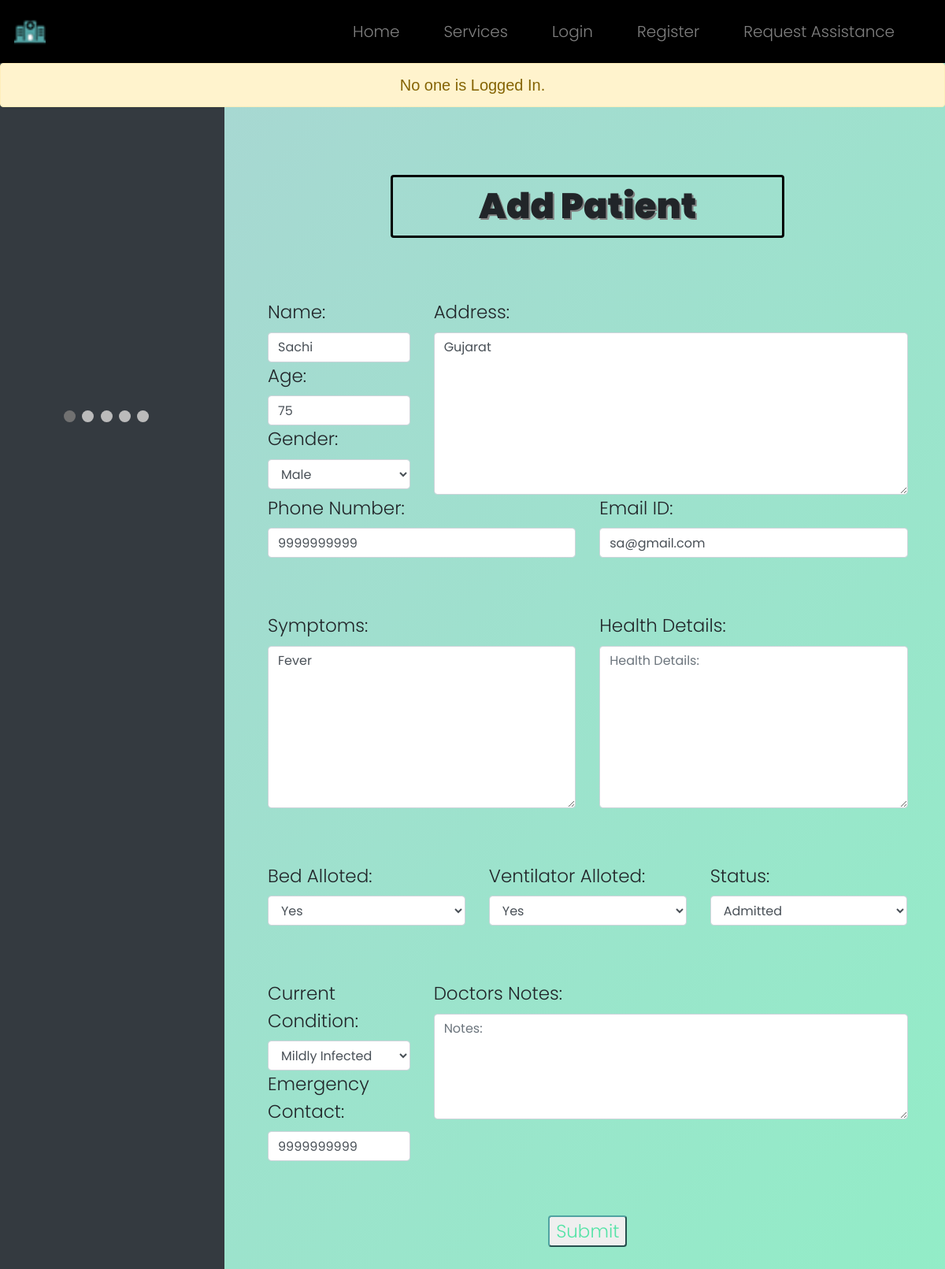
Page /addrequest/4 on the committed database.
### WebApp/models.py (models this page shows)
class Req(models.Model):
    req_id = models.AutoField(primary_key=True)
    name = models.CharField(max_length=64)
    age = models.IntegerField()
    gender = models.CharField(max_length=64)
    address = models.TextField()
    phone = models.CharField(max_length=64)
    email = models.CharField(max_length=64)
    symptoms = models.TextField()
    emg_phone = models.CharField(max_length=64)

### WebApp/views.py (the view)
# urls.py: path("addrequest/<id>", views.addrequest, name="addrequest"),
def addrequest(request, id):
    req=Req.objects.get(req_id=id)
    return render (request, "WebApp/addrequest.html", {"req": req})

### WebApp/templates/WebApp/addrequest.html (shortened to what this page needs)
{% extends "WebApp/layout.html" %}
{% load static %}
{% block notif %}
<div class="notif">
    {% if user.is_authenticated %}
        <div class="alert alert-success" role="alert">
            <center>Logged in as <strong>{{ user.username }}</strong>.</center>
        </div>
    {% else %}
        <div class="alert alert-warning" role="alert">
            <center>No one is Logged In.</center>
        </div>
    {% endif %}
</div>
{% endblock %}
{% block body %}
<div class="row" style="z-index: 10000;">
    <div class="col-3 abtimg">
        <div class="slideshow-container">
            </div>
            <br>
            <div style="text-align:center">
              <span class="dot"></span>
              <span class="dot"></span>
              <span class="dot"></span>
              <span class="dot"></span>
              <span class="dot"></span>
            </div>
    </div>
    <div class="col-9 login" style="font-size: min(23px,4vw); margin-bottom: 100px;">
        <center><h1 class=tit>Add Patient</h1></center>
        <br><br>
        <form class="form" action="{% url 'add' %}" method="post" style="margin-left: 40px; margin-right: 40px;">
            <div class=row>
                <div class=col-3>
                    <div class=row>
                        <div class="col">
                            <label>Name:</label>
                            <input class="form-control intinp inp" type="text" placeholder="Enter Name" value={{req.name}} name="name" required />
                        </div>
                    </div>
                    <div class=row>
                        <div class="col">
                            <label>Age:</label>
                            <input class="form-control intinp inp" type="number" placeholder="Enter Age" value={{req.age}} name="age" required />
                        </div>
                    </div>
                    <div class=row>
                        <div class="col">
                            <label>Gender:</label>
                            <select class="form-control inp" name="gender" value={{req.gender}} required>
                                <option value="Male">Male</option>
                            </select>
                        </div>
                    </div>
                </div>
                <div class="col-9">
                    <label>Address:</label>
                    <textarea class="form-control inp" rows="8" name= "address" placeholder="Address:" required="">{{req.address}}</textarea>
                </div>
            </div>
            <div class=row>
                <div class="col">
                    <label>Phone Number:</label>
                    <input class="form-control intinp inp" type="text" placeholder="Enter Number" value={{req.phone}} name="phone" required />
                </div>
                <div class="col">
                    <label>Email ID:</label>
                    <input class="form-control intinp inp" type="text" placeholder="Enter Email" value={{req.email}} name="email" required />
                </div>
            </div>
            <br><br>
            <div class=row>
                <div class="col">
                    <label>Symptoms:</label>
                    <textarea class="form-control inp" rows="8" name= "symptoms" placeholder="Symptoms:" required="">{{req.symptoms}}</textarea>
                </div>
                <div class="col">
                    <label>Health Details:</label>
                    <textarea class="form-control inp" rows="8" name= "health_det" placeholder="Health Details:" required=""></textarea>
                </div>
            </div>
            <br><br>
            <div class=row>
                <div class="col">
                    <label>Bed Alloted:</label>
                    <select class="form-control inp" name="bed" required>
                        <option value="Yes">Yes</option>
                    </select>
                </div>
                <div class="col">
                    <label>Ventilator Alloted:</label>
                    <select class="form-control inp" name="venti" required>
                        <option value="Yes">Yes</option>
                    </select>
                </div>
                <div class="col">
                    <label>Status:</label>
                    <select class="form-control inp" name="status" required>
                        <option value="Admitted">Admitted</option>
                    </select>
                </div>
            </div>
            <br><br>
            <div class=row>
                <div class=col-3>
                    <div class=row>
                        <div class="col">
                            <label>Current Condition:</label>
                            <select class="form-control inp" name="condi" required>
                                <option value="Mildly Infected">Mildly Infected</option>
                            </select>
                        </div>
                    </div>
                    <div class=row>
                        <div class="col">
                            <label>Emergency Contact:</label>
                            <input class="form-control intinp inp" type="text" placeholder="Enter Number" value={{req.emg_phone}} name="emg_phone" required />
                        </div>
                    </div>
                </div>
                <div class="col-9">
                    <label>Doctors Notes:</label>
                    <textarea class="form-control inp" rows="5" name= "notes" placeholder="Notes:" required=""></textarea>
                </div>
            </div>
            <br><br>
            <center><button type="submit" id="log-button">Submit</button></center>
        </form>
    </div>
  </div>
{% endblock %}

### WebApp/static/WebApp/style.css (style rules this page uses)
* { box-sizing: border-box; margin: 0; padding: 0; font-weight: 300; }
body { font-family: poppins; }
#log-button { height: 40px; width: 100px; border-radius: 4px; border-color: #50a3a2; color: #53e3a6; }
.notif { font-family: 'Source Sans Pro', sans-serif; width: 100%; position: relative; z-index: 10; margin-top: 80px; font-size: min(20px, 4vw); }
.tit { font-size: min(45px, 8vw); font-weight: 900; text-shadow: 2px 2px grey; border-style: solid; border-color: black; border-width: min(3px, 0.5vw); border-radius: 4px; width: 500px; padding: 10px; }
.abtimg { margin-top: -150px; background-color: #343a40; height: 150vh; position: fixed; overflow: hidden; }
.slideshow-container { max-width: 1000px; position: relative; margin: auto; }
.dot { height: 15px; width: 15px; margin: 0 2px; background-color: #bbb; border-radius: 50%; display: inline-block; transition: background-color 0.6s ease; }
.active { background-color: #717171; }
.login, .register { margin-left: 25vw; padding-top: 70px; overflow: hidden; }

### rows in the picture
Req: name "Sachi", age "75", gender "Male", address "Gujarat", phone "9999999999", email "sa@gmail.com", symptoms "Fever", emg_phone "9999999999"
